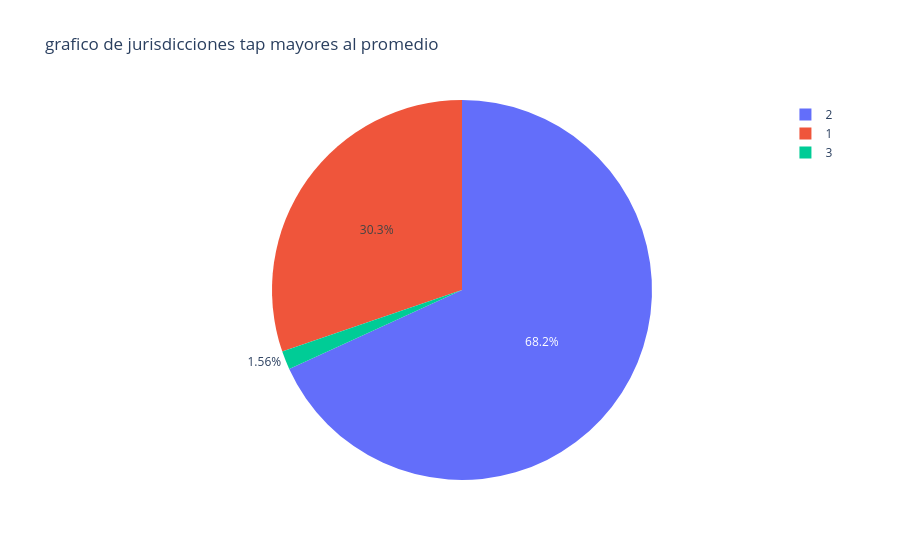

The notebook cell this image was saved under:
### Markdown cell above
Resp:

### Code cell
filtr2 = area[area["lng"] > -63]
filtr3 = filtr2["tap"]
pig = px.pie(
    data_frame = filtr3, values = filtr3.index, names = filtr3.values, title = "grafico de jurisdicciones tap mayores al promedio")
pig.show()

### Figure 1 — Plotly figure (JSON) as saved in the notebook; plotly's stock layout.template omitted (floating-point values rounded to 4 significant figures; data arrays with more than 128 entries replaced by an {"elided": "..."} marker saying what was removed)
{"data": [{"domain": {"x": [0, 1], "y": [0, 1]}, "hovertemplate": "label=%{label}<br>value=%{value}<extra></extra>", "labels": {"elided": "169 int values"}, "legendgroup": "", "name": "", "showlegend": true, "type": "pie", "values": {"elided": "169 int values"}}], "layout": {"legend": {"tracegroupgap": 0}, "title": {"text": "grafico de jurisdicciones tap mayores al promedio"}}}
